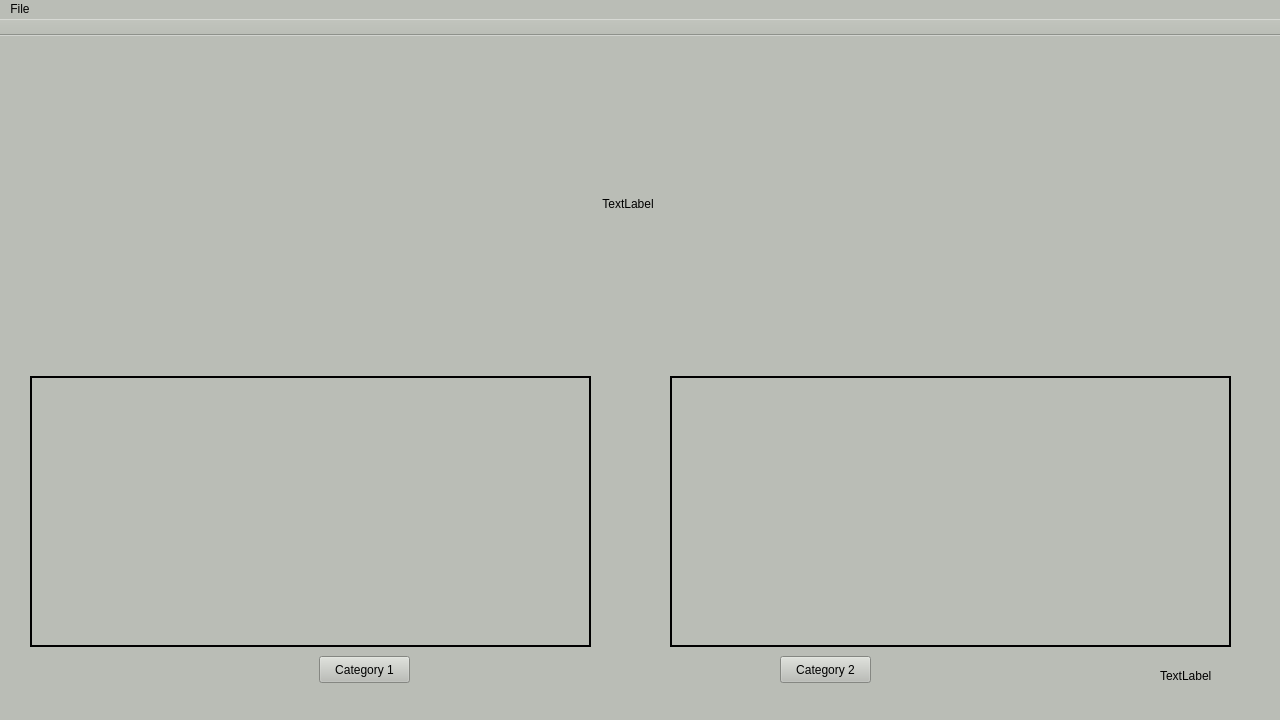
<?xml version="1.0" encoding="UTF-8"?>
<ui version="4.0">
 <class>MainWindow</class>
 <widget class="QMainWindow" name="MainWindow">
  <property name="geometry">
   <rect>
    <x>0</x>
    <y>0</y>
    <width>1280</width>
    <height>720</height>
   </rect>
  </property>
  <property name="minimumSize">
   <size>
    <width>1280</width>
    <height>720</height>
   </size>
  </property>
  <property name="windowTitle">
   <string>Study Foo Bar</string>
  </property>
  <property name="styleSheet">
   <string notr="true">background-color: rgb(186, 189, 182);</string>
  </property>
  <widget class="QWidget" name="centralWidget">
   <widget class="QWidget" name="widgetPics" native="true">
    <property name="geometry">
     <rect>
      <x>30</x>
      <y>10</y>
      <width>1201</width>
      <height>331</height>
     </rect>
    </property>
    <widget class="QLabel" name="picShow">
     <property name="geometry">
      <rect>
       <x>470</x>
       <y>30</y>
       <width>256</width>
       <height>256</height>
      </rect>
     </property>
     <property name="minimumSize">
      <size>
       <width>256</width>
       <height>256</height>
      </size>
     </property>
     <property name="frameShape">
      <enum>QFrame::NoFrame</enum>
     </property>
     <property name="frameShadow">
      <enum>QFrame::Plain</enum>
     </property>
     <property name="text">
      <string>TextLabel</string>
     </property>
     <property name="scaledContents">
      <bool>true</bool>
     </property>
     <property name="alignment">
      <set>Qt::AlignCenter</set>
     </property>
    </widget>
   </widget>
   <widget class="QWidget" name="widgetButtons" native="true">
    <property name="geometry">
     <rect>
      <x>30</x>
      <y>610</y>
      <width>1201</width>
      <height>41</height>
     </rect>
    </property>
    <widget class="QPushButton" name="pushButtonCat1">
     <property name="geometry">
      <rect>
       <x>289</x>
       <y>10</y>
       <width>91</width>
       <height>27</height>
      </rect>
     </property>
     <property name="text">
      <string>Category 1</string>
     </property>
    </widget>
    <widget class="QPushButton" name="pushButtonCat2">
     <property name="geometry">
      <rect>
       <x>750</x>
       <y>10</y>
       <width>91</width>
       <height>27</height>
      </rect>
     </property>
     <property name="text">
      <string>Category 2</string>
     </property>
    </widget>
    <widget class="QLabel" name="labelTimer">
     <property name="geometry">
      <rect>
       <x>1130</x>
       <y>10</y>
       <width>67</width>
       <height>39</height>
      </rect>
     </property>
     <property name="text">
      <string>TextLabel</string>
     </property>
    </widget>
   </widget>
   <widget class="QListWidget" name="listWidgetCat1">
    <property name="geometry">
     <rect>
      <x>30</x>
      <y>340</y>
      <width>561</width>
      <height>271</height>
     </rect>
    </property>
    <property name="styleSheet">
     <string notr="true">gridline-color: rgb(0, 0, 0);
background-color: rgb(186, 189, 182);</string>
    </property>
    <property name="frameShape">
     <enum>QFrame::Box</enum>
    </property>
    <property name="frameShadow">
     <enum>QFrame::Plain</enum>
    </property>
    <property name="lineWidth">
     <number>2</number>
    </property>
    <property name="horizontalScrollBarPolicy">
     <enum>Qt::ScrollBarAlwaysOff</enum>
    </property>
    <property name="iconSize">
     <size>
      <width>128</width>
      <height>128</height>
     </size>
    </property>
    <property name="viewMode">
     <enum>QListView::IconMode</enum>
    </property>
   </widget>
   <widget class="QListWidget" name="listWidgetCat2">
    <property name="geometry">
     <rect>
      <x>670</x>
      <y>340</y>
      <width>561</width>
      <height>271</height>
     </rect>
    </property>
    <property name="styleSheet">
     <string notr="true">background-color: rgb(186, 189, 182);
gridline-color: rgb(0, 0, 0);</string>
    </property>
    <property name="frameShape">
     <enum>QFrame::Box</enum>
    </property>
    <property name="frameShadow">
     <enum>QFrame::Plain</enum>
    </property>
    <property name="lineWidth">
     <number>2</number>
    </property>
    <property name="horizontalScrollBarPolicy">
     <enum>Qt::ScrollBarAlwaysOff</enum>
    </property>
    <property name="dragDropMode">
     <enum>QAbstractItemView::DragDrop</enum>
    </property>
    <property name="selectionMode">
     <enum>QAbstractItemView::NoSelection</enum>
    </property>
    <property name="iconSize">
     <size>
      <width>128</width>
      <height>128</height>
     </size>
    </property>
    <property name="viewMode">
     <enum>QListView::IconMode</enum>
    </property>
   </widget>
  </widget>
  <widget class="QMenuBar" name="menuBar">
   <property name="geometry">
    <rect>
     <x>0</x>
     <y>0</y>
     <width>1280</width>
     <height>24</height>
    </rect>
   </property>
   <widget class="QMenu" name="menuFile">
    <property name="title">
     <string>File</string>
    </property>
    <addaction name="actionSelectDirectory"/>
    <addaction name="actionReset"/>
    <addaction name="actionExit"/>
   </widget>
   <addaction name="menuFile"/>
  </widget>
  <widget class="QToolBar" name="mainToolBar">
   <property name="enabled">
    <bool>false</bool>
   </property>
   <property name="movable">
    <bool>false</bool>
   </property>
   <attribute name="toolBarArea">
    <enum>TopToolBarArea</enum>
   </attribute>
   <attribute name="toolBarBreak">
    <bool>false</bool>
   </attribute>
  </widget>
  <widget class="QStatusBar" name="statusBar"/>
  <action name="actionSelectDirectory">
   <property name="text">
    <string>Select Directory</string>
   </property>
  </action>
  <action name="actionReset">
   <property name="text">
    <string>Reset</string>
   </property>
  </action>
  <action name="actionExit">
   <property name="text">
    <string>Exit</string>
   </property>
  </action>
 </widget>
 <layoutdefault spacing="6" margin="11"/>
 <resources/>
 <connections>
  <connection>
   <sender>pushButtonCat2</sender>
   <signal>clicked()</signal>
   <receiver>MainWindow</receiver>
   <slot>category2()</slot>
   <hints>
    <hint type="sourcelabel">
     <x>869</x>
     <y>676</y>
    </hint>
    <hint type="destinationlabel">
     <x>639</x>
     <y>359</y>
    </hint>
   </hints>
  </connection>
  <connection>
   <sender>pushButtonCat1</sender>
   <signal>clicked()</signal>
   <receiver>MainWindow</receiver>
   <slot>category1()</slot>
   <hints>
    <hint type="sourcelabel">
     <x>412</x>
     <y>676</y>
    </hint>
    <hint type="destinationlabel">
     <x>639</x>
     <y>359</y>
    </hint>
   </hints>
  </connection>
  <connection>
   <sender>actionReset</sender>
   <signal>triggered()</signal>
   <receiver>MainWindow</receiver>
   <slot>reset()</slot>
   <hints>
    <hint type="sourcelabel">
     <x>-1</x>
     <y>-1</y>
    </hint>
    <hint type="destinationlabel">
     <x>639</x>
     <y>359</y>
    </hint>
   </hints>
  </connection>
  <connection>
   <sender>actionSelectDirectory</sender>
   <signal>triggered()</signal>
   <receiver>MainWindow</receiver>
   <slot>selectDirectory()</slot>
   <hints>
    <hint type="sourcelabel">
     <x>-1</x>
     <y>-1</y>
    </hint>
    <hint type="destinationlabel">
     <x>639</x>
     <y>359</y>
    </hint>
   </hints>
  </connection>
  <connection>
   <sender>actionExit</sender>
   <signal>triggered()</signal>
   <receiver>MainWindow</receiver>
   <slot>close()</slot>
   <hints>
    <hint type="sourcelabel">
     <x>-1</x>
     <y>-1</y>
    </hint>
    <hint type="destinationlabel">
     <x>639</x>
     <y>359</y>
    </hint>
   </hints>
  </connection>
 </connections>
 <slots>
  <slot>category1()</slot>
  <slot>category2()</slot>
  <slot>reset()</slot>
  <slot>selectDirectory()</slot>
 </slots>
</ui>
